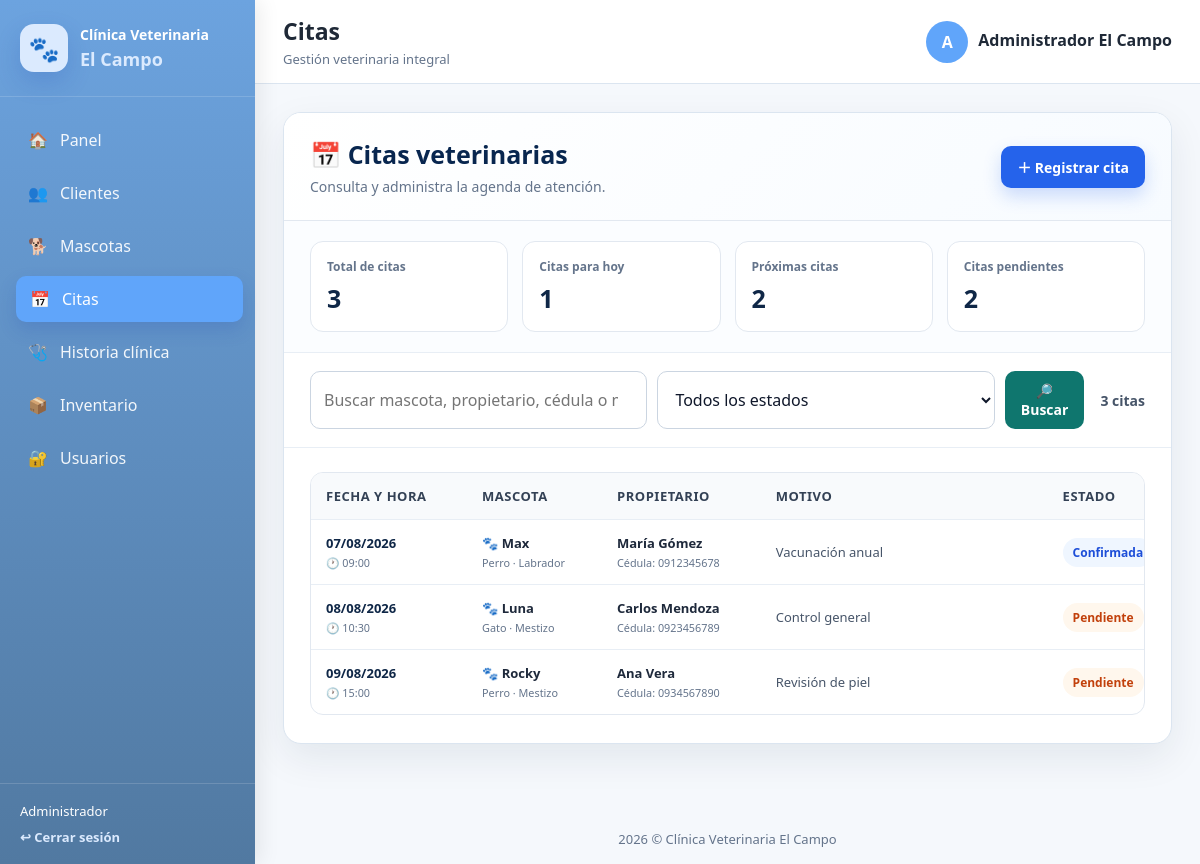
Page /citas/index.php (signed in) on the committed database.
### tables this page shows
CREATE TABLE citas (
    id INT UNSIGNED AUTO_INCREMENT PRIMARY KEY,
    mascota_id INT UNSIGNED NOT NULL,
    fecha DATE NOT NULL,
    hora TIME NOT NULL,
    motivo TEXT NOT NULL,
    estado ENUM('Pendiente', 'Confirmada', 'Atendida', 'Cancelada') NOT NULL DEFAULT 'Pendiente',
    created_at TIMESTAMP NOT NULL DEFAULT CURRENT_TIMESTAMP,
    INDEX idx_citas_fecha (fecha),
    CONSTRAINT fk_citas_mascotas
        FOREIGN KEY (mascota_id) REFERENCES mascotas(id)
        ON UPDATE CASCADE ON DELETE CASCADE
);

CREATE TABLE mascotas (
    id INT UNSIGNED AUTO_INCREMENT PRIMARY KEY,
    cliente_id INT UNSIGNED NOT NULL,
    nombre VARCHAR(100) NOT NULL,
    especie VARCHAR(60) NOT NULL,
    raza VARCHAR(100) NULL,
    sexo ENUM('Macho', 'Hembra') NOT NULL,
    fecha_nacimiento DATE NULL,
    peso DECIMAL(6,2) NULL,
    color VARCHAR(80) NULL,
    alergias TEXT NULL,
    observaciones TEXT NULL,
    created_at TIMESTAMP NOT NULL DEFAULT CURRENT_TIMESTAMP,
    CONSTRAINT fk_mascotas_clientes
        FOREIGN KEY (cliente_id) REFERENCES clientes(id)
        ON UPDATE CASCADE ON DELETE CASCADE
);

CREATE TABLE clientes (
    id INT UNSIGNED AUTO_INCREMENT PRIMARY KEY,
    nombres VARCHAR(100) NOT NULL,
    apellidos VARCHAR(100) NOT NULL,
    cedula VARCHAR(13) NULL UNIQUE,
    telefono VARCHAR(30) NOT NULL,
    email VARCHAR(150) NULL UNIQUE,
    direccion VARCHAR(255) NULL,
    created_at TIMESTAMP NOT NULL DEFAULT CURRENT_TIMESTAMP
);

### config/app.php (called while the page is built, shortened)
<?php
function url(string $ruta = ''): string
{
    $base = rtrim(BASE_URL, '/');
    $ruta = ltrim($ruta, '/');
    return $base . '/' . $ruta;
}

### citas/index.php (the view, shortened to what this page needs)
<?php
$raiz = dirname(__DIR__);
require_once $raiz . '/config/app.php';
require_once $raiz . '/config/conexion.php';
function citaEscapar(mixed $valor): string
{
    return htmlspecialchars(
        (string) $valor,
        ENT_QUOTES,
        'UTF-8'
    );
}
function citaValorVisible(
    mixed $valor,
    string $alternativa = 'No registrado'
): string {
    $texto = trim((string) $valor);
    return $texto !== ''
        ? $texto
        : $alternativa;
}
function citaFechaVisible(mixed $fecha): string
{
    $valor = trim((string) $fecha);
    $objeto = DateTime::createFromFormat('Y-m-d', $valor);
    return $objeto instanceof DateTime
        ? $objeto->format('d/m/Y')
        : $valor;
}
function citaHoraVisible(mixed $hora): string
{
    $valor = trim((string) $hora);
    $objeto = DateTime::createFromFormat('H:i:s', $valor);
    return $objeto instanceof DateTime
        ? $objeto->format('H:i')
        : $valor;
}
function citaClaseEstado(mixed $estado): string
{
    return match (strtolower(trim((string) $estado))) {
        'confirmada', 'confirmado' => 'estado-confirmada',
        'atendida', 'atendido' => 'estado-atendida',
        'cancelada', 'cancelado' => 'estado-cancelada',
        default => 'estado-pendiente',
    };
}
function citaRutaDisponible(
    string $raizProyecto,
    array $rutas,
    string $rutaPredeterminada
): string {
    foreach ($rutas as $ruta) {
        $archivo = $raizProyecto
            . DIRECTORY_SEPARATOR
            . str_replace(
                '/',
                DIRECTORY_SEPARATOR,
                $ruta
            );
        if (is_file($archivo)) {
            return $ruta;
        }
    }
    return $rutaPredeterminada;
}
$rutaCrear = citaRutaDisponible(
    $raiz,
    [
        'citas/crear.php',
        'citas/nueva.php',
        'citas/nueva_cita.php',
    ],
    'citas/crear.php'
);
$buscar = trim((string) ($_GET['buscar'] ?? ''));
$citas = [];
$estadisticas = [
    'total' => 0,
    'hoy' => 0,
    'proximas' => 0,
    'pendientes' => 0,
];
try {
    $consultaEstadisticas = $pdo->query(
        'SELECT
            COUNT(*) AS total,
            SUM(
                CASE
                    WHEN fecha = CURDATE()
                    THEN 1
                    ELSE 0
                END
            ) AS hoy,
            SUM(
                CASE
                    WHEN fecha > CURDATE()
                    THEN 1
                    ELSE 0
                END
            ) AS proximas,
            SUM(
                CASE
                    WHEN estado = "Pendiente"
                    THEN 1
                    ELSE 0
                END
            ) AS pendientes
         FROM citas'
    );
    $filaEstadisticas = $consultaEstadisticas->fetch(
        PDO::FETCH_ASSOC
    );
    if (is_array($filaEstadisticas)) {
        $estadisticas = [
            'total' => (int) ($filaEstadisticas['total'] ?? 0),
            'hoy' => (int) ($filaEstadisticas['hoy'] ?? 0),
            'proximas' => (int) ($filaEstadisticas['proximas'] ?? 0),
            'pendientes' => (int) (
                $filaEstadisticas['pendientes'] ?? 0
            ),
        ];
    }
} catch (Throwable $error) {
    error_log(
        'Error al consultar estadísticas de citas: ' .
        $error->getMessage()
    );
}
try {
    $sql = '
        SELECT
            ci.id,
            ci.mascota_id,
            ci.fecha,
            ci.hora,
            ci.motivo,
            ci.estado,
            ci.created_at,
            m.nombre AS mascota_nombre,
            m.especie AS mascota_especie,
            m.raza AS mascota_raza,
            cl.id AS cliente_id,
            cl.nombres AS cliente_nombres,
            cl.apellidos AS cliente_apellidos,
            cl.cedula AS cliente_cedula,
            cl.telefono AS cliente_telefono
        FROM citas AS ci
        INNER JOIN mascotas AS m
            ON m.id = ci.mascota_id
        LEFT JOIN clientes AS cl
            ON cl.id = m.cliente_id
    ';
    $parametros = [];
    $sql .= '
        ORDER BY
            CASE
                WHEN ci.fecha >= CURDATE() THEN 0
                ELSE 1
            END,
            ci.fecha ASC,
            ci.hora ASC,
            ci.id DESC
    ';
    $consulta = $pdo->prepare($sql);
    $consulta->execute($parametros);
    $citas = $consulta->fetchAll(PDO::FETCH_ASSOC);
} catch (Throwable $error) {
    error_log(
        'Error al consultar citas: ' .
        $error->getMessage()
    );
    $mensajeError =
        'No se pudieron cargar las citas. ' .
        'Error: ' .
        $error->getMessage();
}
require_once $raiz . '/includes/header.php';
?>
<div class="citas-page">
    <section class="citas-panel">
        <header class="citas-header">
            <div>
                <h1>📅 Citas veterinarias</h1>
                <p>
                    Consulta y administra la agenda de atención.
                </p>
            </div>
            <a
                class="citas-btn citas-btn-primary"
                href="<?= citaEscapar(url($rutaCrear)) ?>"
            >
                ＋ Registrar cita
            </a>
        </header>
        <div class="citas-stats">
            <article class="citas-stat">
                <span>Total de citas</span>
                <strong><?= $estadisticas['total'] ?></strong>
            </article>
            <article class="citas-stat">
                <span>Citas para hoy</span>
                <strong><?= $estadisticas['hoy'] ?></strong>
            </article>
            <article class="citas-stat">
                <span>Próximas citas</span>
                <strong><?= $estadisticas['proximas'] ?></strong>
            </article>
            <article class="citas-stat">
                <span>Citas pendientes</span>
                <strong><?= $estadisticas['pendientes'] ?></strong>
            </article>
        </div>
        <div class="citas-toolbar">
            <form
                class="citas-search"
                method="GET"
                action=""
            >
                <input
                    type="search"
                    name="buscar"
                    value="<?= citaEscapar($buscar) ?>"
                    placeholder="Buscar mascota, propietario, cédula o motivo"
                    aria-label="Buscar citas"
                >
                <select
                    name="estado"
                    aria-label="Filtrar por estado"
                >
                    <option value="">Todos los estados</option>
                </select>
                <button
                    class="citas-btn"
                    type="submit"
                >
                    🔎 Buscar
                </button>
            </form>
            <div class="citas-count">
                <?= count($citas) ?>
                cita<?= count($citas) === 1 ? '' : 's' ?>
            </div>
        </div>
        <div class="citas-content">
            <?php if ($citas !== []): ?>
                <div class="citas-table-wrapper">
                    <table class="citas-table">
                        <thead>
                            <tr>
                                <th>Fecha y hora</th>
                                <th>Mascota</th>
                                <th>Propietario</th>
                                <th>Motivo</th>
                                <th>Estado</th>
                            </tr>
                        </thead>
                        <tbody>
                            <?php foreach ($citas as $cita): ?>
                                <?php
                                $propietario = trim(
                                    (string) (
                                        $cita['cliente_nombres'] ?? ''
                                    ) .
                                    ' ' .
                                    (string) (
                                        $cita['cliente_apellidos'] ?? ''
                                    )
                                );
                                $especieRaza = trim(
                                    (string) (
                                        $cita['mascota_especie'] ?? ''
                                    ) .
                                    ' · ' .
                                    (string) (
                                        $cita['mascota_raza'] ?? ''
                                    ),
                                    " \t\n\r\0\x0B·"
                                );
                                ?>
                                <tr>
                                    <td>
                                        <div class="cita-fecha">
                                            <strong>
                                                <?= citaEscapar(
                                                    citaFechaVisible(
                                                        $cita['fecha'] ?? ''
                                                    )
                                                ) ?>
                                            </strong>
                                            <small>
                                                🕐
                                                <?= citaEscapar(
                                                    citaHoraVisible(
                                                        $cita['hora'] ?? ''
                                                    )
                                                ) ?>
                                            </small>
                                        </div>
                                    </td>
                                    <td>
                                        <div class="cita-mascota">
                                            <strong>
                                                🐾
                                                <?= citaEscapar(
                                                    citaValorVisible(
                                                        $cita[
                                                            'mascota_nombre'
                                                        ] ?? ''
                                                    )
                                                ) ?>
                                            </strong>
                                            <small>
                                                <?= citaEscapar(
                                                    citaValorVisible(
                                                        $especieRaza,
                                                        'Sin especie o raza'
                                                    )
                                                ) ?>
                                            </small>
                                        </div>
                                    </td>
                                    <td>
                                        <div class="cita-cliente">
                                            <strong>
                                                <?= citaEscapar(
                                                    citaValorVisible(
                                                        $propietario,
                                                        'Sin propietario'
                                                    )
                                                ) ?>
                                            </strong>
                                            <small>
                                                Cédula:
                                                <?= citaEscapar(
                                                    citaValorVisible(
                                                        $cita[
                                                            'cliente_cedula'
                                                        ] ?? '',
                                                        'No registrada'
                                                    )
                                                ) ?>
                                            </small>
                                        </div>
                                    </td>
                                    <td>
                                        <div class="cita-motivo">
                                            <?= citaEscapar(
                                                citaValorVisible(
                                                    $cita['motivo'] ?? '',
                                                    'Sin motivo registrado'
                                                )
                                            ) ?>
                                        </div>
                                    </td>
                                    <td>
                                        <span
                                            class="cita-estado <?= citaEscapar(
                                                citaClaseEstado(
                                                    $cita['estado'] ?? ''
                                                )
                                            ) ?>"
                                        >
                                            <?= citaEscapar(
                                                citaValorVisible(
                                                    $cita['estado'] ?? '',
                                                    'Pendiente'
                                                )
                                            ) ?>
                                        </span>
                                    </td>
                                </tr>
                            <?php endforeach; ?>
                        </tbody>
                    </table>
                </div>
            <?php endif; ?>
        </div>
    </section>
</div>
<?php
require_once $raiz . '/includes/footer.php';
?>

### rows in the picture
citas: fecha "07/08/2026", hora "09:00", mascota.nombre "Max", mascota.raza "Perro · Labrador", clientes.nombres+apellidos "María Gómez", clientes.cedula "0912345678", motivo "Vacunación anual", estado "Confirmada"
citas: fecha "08/08/2026", hora "10:30", mascota.nombre "Luna", mascota.raza "Gato · Mestizo", clientes.nombres+apellidos "Carlos Mendoza", clientes.cedula "0923456789", motivo "Control general", estado "Pendiente"
citas: fecha "09/08/2026", hora "15:00", mascota.nombre "Rocky", mascota.raza "Perro · Mestizo", clientes.nombres+apellidos "Ana Vera", clientes.cedula "0934567890", motivo "Revisión de piel", estado "Pendiente"

### other values in the picture
$user['rol'] "Administrador"
$pageTitle "Citas"
$userInitial "A"
$nombreUsuario "Administrador El Campo"
$estadisticas['total'] "3"
$estadisticas['hoy'] "1"
$estadisticas['proximas'] "2"
$estadisticas['pendientes'] "2"
count($citas) "3"
